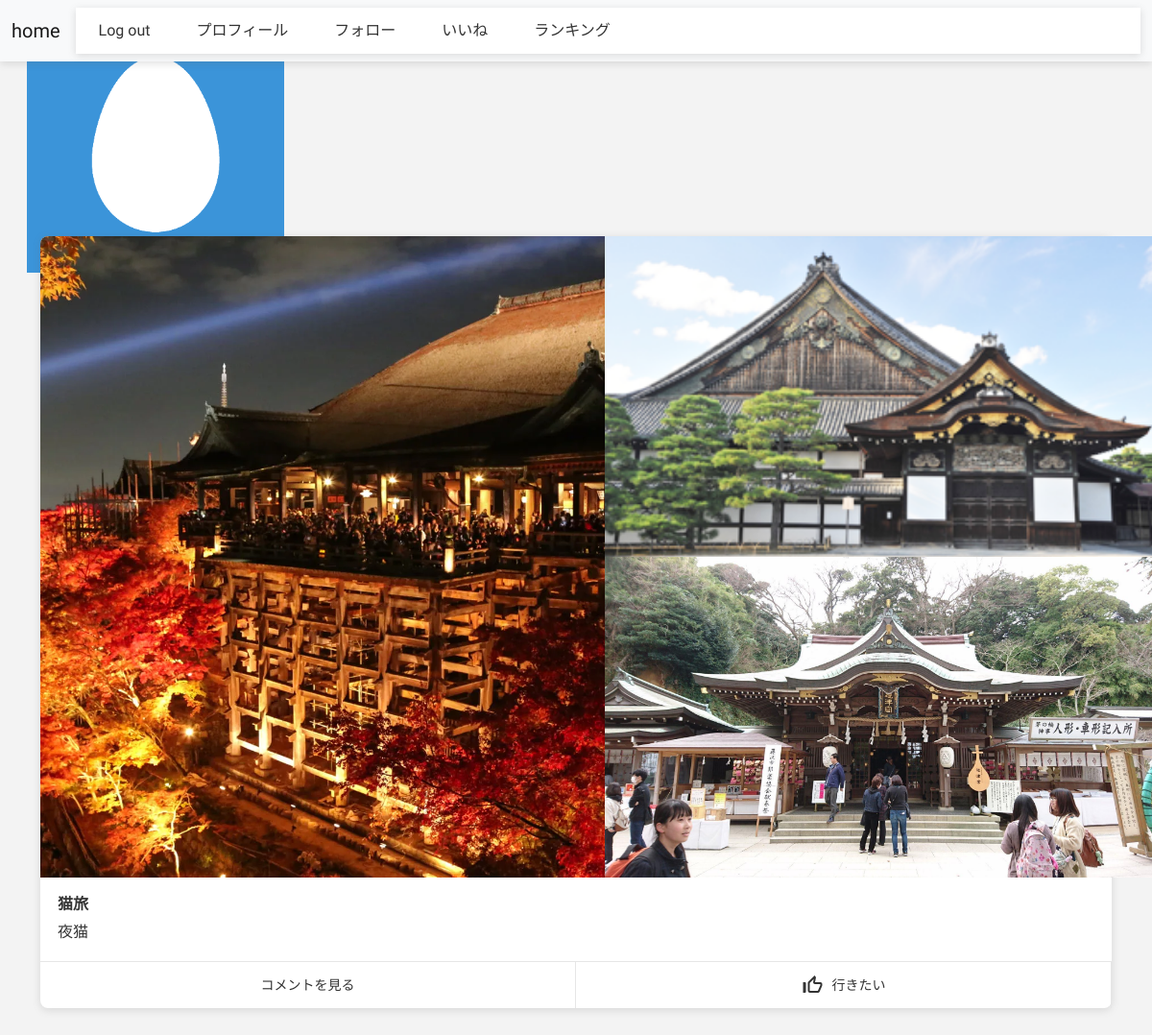
Screenshot of /user/profile/1 (signed in) with the database file from the repository.
### tornado/models.py (models this page shows, shortened)
class Post(db.Model):
    __tablename__ = 'post'
    id = db.Column(db.Integer, primary_key=True)
    title = db.Column(db.String(255), nullable=False)
    content = db.Column(db.Text, nullable=False)
    timestamp = db.Column(db.DateTime, nullable=False, default=datetime.utcnow)
    good_count = db.Column(db.Integer, nullable=False, default=0)
    category_id = db.Column(db.Integer, db.ForeignKey('category.id'), nullable=False)
    user_id = db.Column(db.Integer, db.ForeignKey('user.id'), nullable=False)
    comment = db.relationship('Comment', backref='post', lazy=True)
    post_child = db.relationship('PostChild', backref='post', lazy=True)

class PostChild(db.Model):
    id = db.Column(db.Integer, primary_key=True)
    title = db.Column(db.String(255), nullable=False)
    description = db.Column(db.Text, nullable=False)
    image_data = db.Column(db.String(255), nullable=False)
    num = db.Column(db.Integer, nullable=False)
    post_id = db.Column(db.Integer, db.ForeignKey('post.id'), nullable=False)

### tornado/routes.py (the view)
@app.route("/user/profile/<int:user_id>", methods=['GET'])
def profile(user_id):
    user = User.query.filter_by(id=user_id).first()
    if user is None:
        return jsonify({'message': 'userが見つかりません'})
    profile = Profile.query.filter_by(user_id=user_id).first()
    posts = Post.query.filter_by(user_id=user_id).all()
    image_path = url_for('static', filename='profile_pictures/' + profile.image_data)
    return render_template('user/profile.html', user=user,  profile=profile, posts=posts, image_path=image_path)

### tornado/models.py (called while the page is built)
@login_manager.user_loader
def load_user(user_id):
    return User.query.get(int(user_id))

    def is_following(self, user):
        return self.followed.filter(
            followers.c.followed_id == user.id).count() > 0

### tornado/templates/user/profile.html
{% extends "layout.html" %}
{% block content %}
    <img src="{{image_path}}" class="card-img-top w-25 p-3 h-25 d-inline-block">
    <div>{{ user.username }}-{{ user.email }}</div>
    <div>紹介文{{ user.profile_id.content }}</div>
    <div><a href="{{ url_for('user_follower_list', user_id=user.id)}}">follower-{{ user.followers.count() }}</a></div>
    <div> <a href="{{ url_for('user_followed_list', user_id=user.id) }}">follow-{{ user.followed.count() }}</a></div>
    {% if current_user == user %}
        <div><a href="{{ url_for('edit_profile', user_id=user.id) }}">プロフィール編集</a></div>
    {% elif not current_user.is_following(user) %}
        <form action="{{ url_for('user_handle_action', user_id=user.id)}}" method='POST'>
                <button class="btn btn-success" type="submit">follow</button>
        </form>
    {% else %}
        <form action="{{ url_for('user_handle_action', user_id=user.id)}}" method='POST'>
            <button class="btn btn-danger" type="submit">unfollow</button>
        </form>
    {% endif %}
    {% with posts=posts %}
    {% include 'snippets/posts.html'%}
    {% endwith %}
{% endblock content %}

### tornado/templates/snippets/posts.html (shortened to what this page needs)
{% if posts %}
  {% for post in posts %}
    <div class="post-card">
      <div class="post-card-img-section">
        {% if post.post_child | length == 1 %}
          <div class="post-card-img-wrapper">
            <a href="{{url_for('post_detail',post_id=post.id,  _anchor='spot-0')}}">
              <img src="{{post.post_child[0].image_data}}" class="card-img-top card-img-single"/>
            </a>
          </div>
        {% else %}
          {% if post.post_child | length == 2 %}
            <div class="post-card-img-wrapper">
              <a href="{{url_for('post_detail',post_id=post.id,  _anchor='spot-0')}}">
                <img src="{{post.post_child[0].image_data}}" class="card-img-top card-img-left"/>
              </a>
              <a href="{{url_for('post_detail',post_id=post.id,  _anchor='spot-1')}}">
                <img src="{{post.post_child[1].image_data}}" class="card-img-top card-img-right"/>
              </a>
            </div>
          {% elif post.post_child | length == 3 %}
            <div class="post-card-img-wrapper">
              <a href="{{url_for('post_detail',post_id=post.id,  _anchor='spot-0')}}">
                <img src="{{post.post_child[0].image_data}}" class="card-img-top card-img-left"/>
              </a>
              <a href="{{url_for('post_detail',post_id=post.id,  _anchor='spot-1')}}">
                <img src="{{post.post_child[1].image_data}}" class="card-img-top card-img-right-top"/>
              </a>
              <a href="{{url_for('post_detail',post_id=post.id,  _anchor='spot-2')}}">
                <img src="{{post.post_child[2].image_data}}" class="card-img-top card-img-right-bottom"/>
              </a>
            </div>
          {% endif %}
        {% endif %}
      </div>
      <div class="card-body-section">
        <a href="{{url_for('post_detail', post_id=post.id)}}" style="margin-bottom: 18px; display: block;">
          <h5 class="card-title">{{post.title}}</h5>
          <p class="card-text">{{post.content}}</p>
        </a>
        <form class="card-footer-section" action="{{ url_for('post_handle_good', post_id=post.id)}}" method="POST">
          <button class="card-footer-left" type="button" onclick="openPostModal({{post.id}})">
            コメントを見る
          </button>
          <button class="card-footer-right">
            <i class="material-icons icon">
            </i>
            行きたい
          </button>
        </form>
      </div>
    </div>
    {% endfor %}
  {% else %}
    <div>検索結果が見つかりません。</div>
  {% endif %}

### tornado/static/css/main.css (style rules this page uses)
body { background: rgb(243, 243, 243); }
* { font-family: "M PLUS Rounded 1c", sans-serif; color: #333333; box-sizing: border-box; }

### tornado/static/css/postcard.css (style rules this page uses)
.post-card { width: 100%; background: white; border-radius: 8px; box-shadow: rgba(99, 99, 99, 0.2) 0px 2px 8px 0px; margin: 48px 20px 48px 0; position: relative; }
.post-card-img-section { display: flex; flex-wrap: nowrap; overflow-x: scroll; scroll-snap-type: x mandatory; overscroll-behavior-x: none; margin-left: -12px; width: 100vw; padding-right: 12px; }
.post-card-img-wrapper { flex-shrink: 0; position: relative; width: calc(100% - 12px); padding-top: 56.25%; border-radius: 0px; scroll-snap-align: start; margin: 0 3px; overflow: initial; }
.card-img-top { position: absolute; top: 0; left: 0; bottom: 0; right: 0; object-fit: cover; width: 100%; height: 100%; border-radius: 0; transform: translateX(12px); }
.card-img-left { width: 50%; border-top-left-radius: 8px; }
.card-img-right-top { left: 50%; width: 50%; height: 50%; border-top-right-radius: 8px; }
.card-img-right-bottom { top: 50%; left: 50%; width: 50%; height: 50%; }
.card-body-section { padding-top: 18px; }
.card-title { font-weight: bold; padding: 0 18px; }
.card-text { margin-bottom: 16px; padding: 0 18px; }
.card-footer-section { display: flex; border-top: 1px solid rgb(230, 230, 230); font-size: 14px; }
.card-footer-left, .card-footer-right { flex: 1; display: flex; align-items: center; justify-content: center; border-right: 1px solid rgb(230, 230, 230); padding: 12px 0; }
.card-footer-right .icon { margin-right: 8px; }

### rows the page displays
Post: image_data (picture), title "猫旅", content "夜猫"
